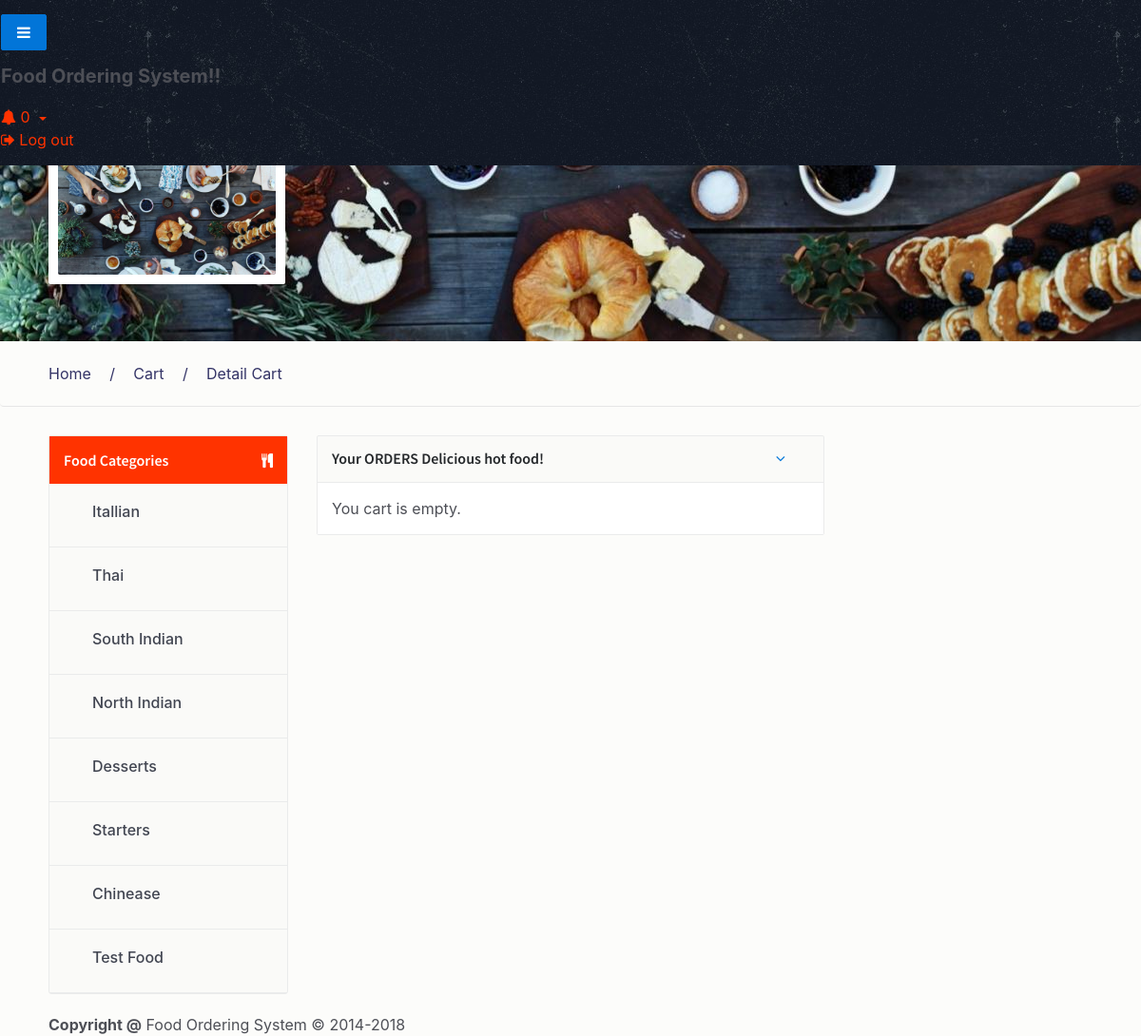
Page /cart.php (signed in) on the committed database.
### tables this page shows
CREATE TABLE `tblcategory` (
  `ID` int(5) NOT NULL,
  `CategoryName` varchar(120) DEFAULT NULL,
  `CreationDate` timestamp NULL DEFAULT CURRENT_TIMESTAMP
);

### cart.php (the view, shortened to what this page needs)
<?php
include_once('includes/dbconnection.php');
if (strlen($_SESSION['fosuid']==0)) {
  header('location:logout.php');
  } else{
    ?>
<!DOCTYPE html>
<html lang="en">
<head>
    <link href="css/bootstrap.min.css" rel="stylesheet">
    <link href="css/font-awesome.min.css" rel="stylesheet">
    <link href="css/animsition.min.css" rel="stylesheet">
    <link href="css/animate.css" rel="stylesheet">
    <link href="css/style.css" rel="stylesheet"> </head>
<body>
    <div class="site-wrapper animsition" data-animsition-in="fade-in" data-animsition-out="fade-out">
        <header id="header" class="header-scroll top-header headrom">
          <?php include_once('includes/header.php');?>
        </header>
        <div class="page-wrapper">
            <section class="inner-page-hero bg-image" data-image-src="images/decouvrez-l-experience-food-d-airbnb.jpg">
                <div class="profile">
                    <div class="container">
                        <div class="row">
                            <div class="col-xs-12 col-sm-12  col-md-4 col-lg-4 profile-img">
                                <div class="image-wrap">
                                    <figure><img src="images/decouvrez-l-experience-food-d-airbnb.jpg" alt="Profile Image"></figure>
                                </div>
                            </div>
                            <div class="col-xs-12 col-sm-12 col-md-8 col-lg-8 profile-desc">
                            </div>
                        </div>
                    </div>
                </div>
            </section>
            <div class="breadcrumb">
                <div class="container">
                    <ul>
                        <li><a href="index.php" class="active">Home</a></li>
                        <li><a href="cart.php">Cart</a></li>
                        <li>Detail Cart</li>
                    </ul>
                </div>
            </div>
            <div class="container m-t-30">
                <div class="row">
                    <div class="col-xs-12 col-sm-4 col-md-4 col-lg-3">
                        <div class="sidebar clearfix m-b-20">
                            <div class="main-block">
                                <div class="sidebar-title white-txt">
                                    <h6>Food Categories</h6> <i class="fa fa-cutlery pull-right"></i> </div>
                                    <?php
      $query=mysqli_query($con,"select * from  tblcategory");
              while($row=mysqli_fetch_array($query))
              {
              ?>
                               <ul>
                                            <li>
                                                <label class="custom-control custom-checkbox">
                                                    <span class="custom-control-description"><a href="viewfood-categorywise.php?catid=<?php echo $row['CategoryName'];?>"><?php echo $row['CategoryName'];?></a></span> </label>
                                            </li>
                                        </ul>
                                        <?php } ?>
                                <div class="clearfix"></div>
                            </div>
                        </div>
                    </div>
                    <div class="col-xs-12 col-sm-8 col-md-8 col-lg-6">
                        <div class="menu-widget m-b-30">
                            <div class="widget-heading">
                                <h3 class="widget-title text-dark">
                              Your ORDERS Delicious hot food! <a class="btn btn-link pull-right" data-toggle="collapse" href="#popular" aria-expanded="true">
                              <i class="fa fa-angle-down pull-right"></i>
                              </a>
                           </h3>
                                <div class="clearfix"></div>
                            </div>
                            <div class="collapse in" id="1">
                                <div class="food-item white">
<?php
$userid= $_SESSION['fosuid'];
$query=mysqli_query($con,"select tblorders.ID as frid,tblfood.Image,tblfood.ItemName,tblfood.ItemDes,tblfood.ItemPrice,tblfood.ItemQty,tblorders.FoodId from tblorders join tblfood on tblfood.ID=tblorders.FoodId where tblorders.UserId='$userid' and tblorders.IsOrderPlaced is null");
$num=mysqli_num_rows($query);
if($num>0){
while ($row=mysqli_fetch_array($query)) {
?>
                                    <div class="row">
                                        <div class="col-xs-12 col-sm-12 col-lg-8">
                                            <div class="rest-logo pull-left">
                                                <a class="restaurant-logo pull-left" href="#"><img src="admin/itemimages/<?php echo $row['Image']?>" width="100" height="80" alt="<?php echo $row['ItemName']?>"></a>
                                            </div>
                                            <div class="rest-descr">
<h6><a href="food-detail.php?fid=<?php echo $_SESSION['fid']=$row['FoodId'];?>"><?php echo $row['ItemName']?> (<?php echo $row['ItemQty']?>) </a></h6>
                                                <p> <?php echo $row['ItemDes']?></p>
                                            </div>
                                        </div>
                                        <div class="col-xs-12 col-sm-12 col-lg-4 pull-right item-cart-info"> <span class="price pull-left">Rs. <?php echo $total=$row['ItemPrice']?>&nbsp;&nbsp;&nbsp;&nbsp;&nbsp;&nbsp;&nbsp;
<a href="cart.php?delid=<?php echo $row['frid'];?>" onclick="return confirm('Do you really want to delete?');";><i class="fa fa-trash" aria-hidden="true" title="Delete this food item"></i><a/></span>
                                        </div>
                                    </div>
                                <?php
$grandtotal+=$total;
                            }
} else {
    echo "You cart is empty.";
}
                            ?>
                                </div>
                            </div>
                        </div>
                    </div>
            </div>
        <?php include('includes/footer.php');?>
        </div>
    </div>
</body>
</html>
<?php } ?>

### includes/header.php (shortened to what this page needs)
 <div class="row border-bottom">
        <nav class="navbar navbar-static-top white-bg" role="navigation" style="margin-bottom: 0">
        <div class="navbar-header">
            <a class="navbar-minimalize minimalize-styl-2 btn btn-primary " href="#"><i class="fa fa-bars"></i> </a>
        </div>
 <p style="font-size: 20px;padding-top:1%" ><strong>Food Ordering System!!</strong></p>
            <ul class="nav navbar-top-links navbar-right">
                                <?php
$ret1=mysqli_query($con,"select tbluser.FirstName,tblorderaddresses.ID,tblorderaddresses.Ordernumber from tblorderaddresses join tbluser on tbluser.ID=tblorderaddresses.UserId where tblorderaddresses.OrderFinalStatus is null");
$num=mysqli_num_rows($ret1);
?>
                <li class="dropdown">
                    <a class="dropdown-toggle count-info" data-toggle="dropdown" href="#">
                        <i class="fa fa-bell"></i>  <span class="label label-primary"><?php echo $num;?></span>
                    </a>
                </li>
                <li>
                    <a href="logout.php">
                        <i class="fa fa-sign-out"></i> Log out
                    </a>
                </li>
            </ul>
        </nav>
        </div>

### includes/footer.php
<div class="footer">
            <div>
                <strong>Copyright @</strong> Food Ordering System &copy; 2014-2018
            </div>
        </div>

### css/style.css (style rules this page uses)
body { background: rgba(252, 251, 249, 0.68); font-size: 16px; color: #4d4f56; font-weight: 400; overflow-x: hidden; }
.h1, .h2, .h3, .h4, .h5, .h6, h1, h2, h3, h4, h5, h6 { font-family: "Source Sans Pro", sans-serif; color: #25282b; }
a { color: #f30; }
ul { list-style-type: none; padding: 0; }
.container { max-width: 1270px; width: 94%; }
.page-wrapper { padding-top: 68px; }
.custom-control { padding-left: 30px; }
.form-control-lg, .dropdown-menu, .btn, .btn-group-lg>.btn, .btn-lg, .img-rounded { border-radius: 2px }
.btn { transition: all .4s; }
.m-b-20 { margin-bottom: 20px; }
.m-b-30 { margin-bottom: 30px; }
.m-t-30 { margin-top: 30px; }
#header { position: fixed; width: 100%; border: 0; z-index: 99; }
.navbar { background-image: url("../images/menu-bg.jpg"); padding: .95rem 1rem; border-radius: 0; }
.inner-page-hero { padding-top: 5%; padding-bottom: 5%; }
.image-wrap { border-radius: 2px; padding: 10px; float: left; background: #fff; }
.image-wrap figure { background: #FFF; border-radius: 2px; display: block; overflow: hidden; float: left; margin-bottom: 0; }
.image-wrap figure img { max-width: 100%; display: block }
.profile-img { width: 24.7%; }
.breadcrumb { background: transparent; padding: 22px 0; border-bottom: 1px solid #e6e6e6; }
.breadcrumb ul li { display: inline-block; margin-right: 40px; position: relative; }
.breadcrumb ul li:before { position: absolute; left: -25px; top: 0; content: "/"; }
.breadcrumb ul li:first-child:before { content: none; }
.breadcrumb ul li a, .breadcrumb ul li { color: #333366; }
.breadcrumb ul, .breadcrumb { margin-bottom: 0; }
.sidebar { border: 1px solid #eaebeb; background: #fafaf8; border-radius: 3px; }
.widget-heading { padding: 15px; color: #fff; border-radius: 3px; border-bottom: 1px solid #eaebeb; }
.menu-widget .widget-heading { border-bottom: none }
.widget-heading .widget-title { font-size: 16px; font-weight: 600; float: left; margin-top: 0; margin-bottom: 0; width: 100%; }
.widget-heading .widget-title .btn { padding: 0px 24px; }
.sidebar-title { padding: 15px 15px 15px; background: #f30; float: left; width: 100%; }
.sidebar-title h6 { float: left; margin-bottom: 0; color: #fff; font-size: 16px; font-weight: 600; line-height: 20px; }
.sidebar-title i { float: right; color: #fff; font-size: 15px; margin-top: 3px; }
.main-block ul li { line-height: 28px; font-weight: 300; display: block; border-bottom: 1px solid #eaebeb; font-weight: 500; color: #414551; }
.main-block ul li a { color: #414551; display: block; font-weight: 500; padding: 15px; }
.main-block ul { float: left; width: 100%; margin-bottom: 0; }
.main-block ul li:first-of-type { border-top: none }
.menu-widget, .widget { border: 1px solid #eaebeb; background: #fafaf8; border-radius: 2px; position: relative; }
.menu-widget .food-item { padding: 15px }
.menu-widget .food-item:first-of-type { border-bottom: none }
.menu-widget .food-item:first-of-type { border-top: 1px solid #eaebeb; }
.menu-widget .food-item:last-of-type { border-bottom: transparent }
.menu-widget .food-item.white { background-color: #fff }

### rows in the picture
tblcategory: CategoryName "Itallian"
tblcategory: CategoryName "Thai"
tblcategory: CategoryName "South Indian"
tblcategory: CategoryName "North Indian"
tblcategory: CategoryName "Desserts"
tblcategory: CategoryName "Starters"
tblcategory: CategoryName "Chinease"
tblcategory: CategoryName "Test Food"

### other values in the picture
$num "0"
